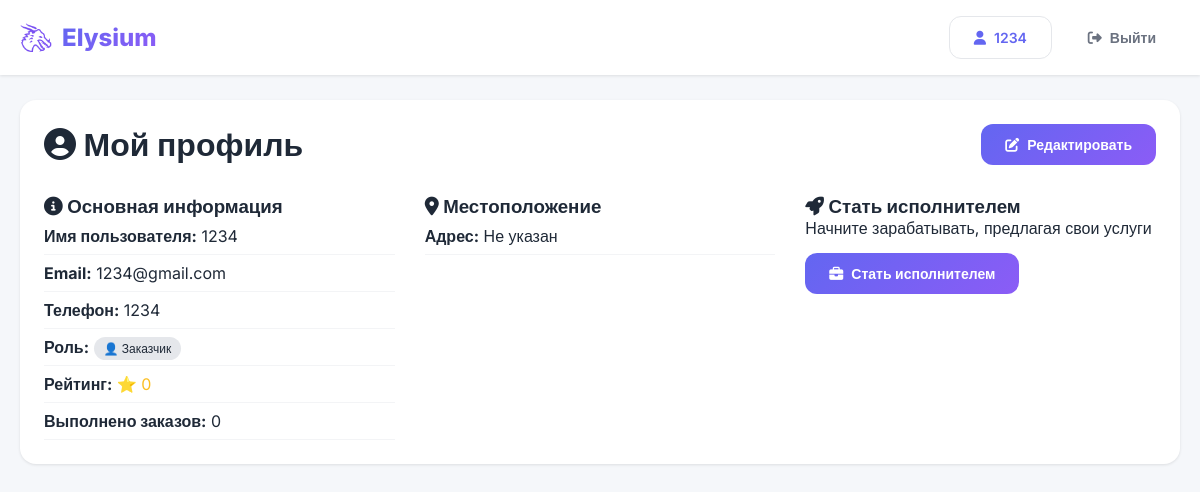
The page /profile/ (signed in) on the database as committed earlier.
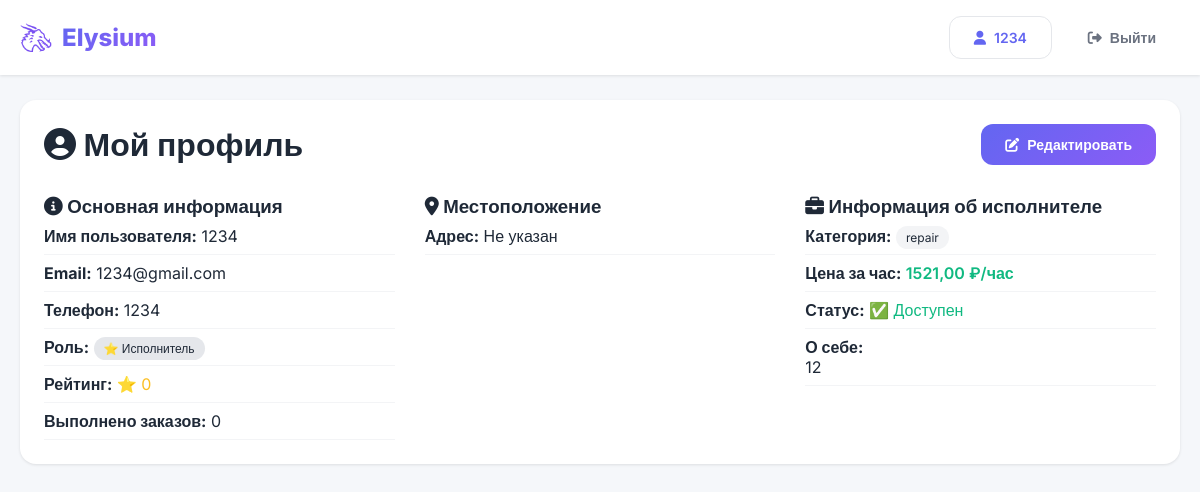
The same page on the database as committed later.
### main/models.py (models this page shows, shortened)
class Profile(models.Model):
    ROLE_CHOICES = [
        ('client', 'Заказчик'),
        ('performer', 'Исполнитель'),
    ]
    user = models.OneToOneField(User, on_delete=models.CASCADE, related_name='profile')
    phone = models.CharField(max_length=20, blank=True)
    avatar = models.ImageField(upload_to='avatars/', blank=True, null=True)
    role = models.CharField(max_length=20, choices=ROLE_CHOICES, default='client')
    latitude = models.FloatField(blank=True, null=True)
    longitude = models.FloatField(blank=True, null=True)
    address = models.CharField(max_length=500, blank=True)
    category = models.CharField(max_length=50, blank=True, null=True)
    description = models.TextField(blank=True)
    price = models.DecimalField(max_digits=10, decimal_places=2, blank=True, null=True)
    rating = models.FloatField(default=0)
    completed_orders = models.IntegerField(default=0)
    is_available = models.BooleanField(default=True)
    created_at = models.DateTimeField(auto_now_add=True)
    updated_at = models.DateTimeField(auto_now=True)

### main/views.py (the view, shortened to what this page needs)
# urls.py: path('profile/', views.profile_view, name='profile'),
@login_required
def profile_view(request):
    profile = request.user.profile
    orders_as_client = Order.objects.filter(client=request.user).order_by('-created_at')[:10]
    orders_as_performer = Order.objects.filter(performer=request.user).order_by('-created_at')[
        :10] if profile.role == 'performer' else []
    context = {
        'profile': profile,
        'orders_as_client': orders_as_client,
        'orders_as_performer': orders_as_performer,
        'categories': Profile.ROLE_CHOICES if hasattr(Profile, 'ROLE_CHOICES') else [],
    }
    return render(request, 'profile.html', context)

### templates/profile.html (shortened to what this page needs)
{% extends 'base.html' %}
{% load static %}
{% block content %}
<div class="container" style="max-width: 1200px; margin: 100px auto 40px; padding: 0 20px;">
    <div class="card">
        <div style="display: flex; justify-content: space-between; align-items: center; margin-bottom: 30px;">
            <h1><i class="fas fa-user-circle"></i> Мой профиль</h1>
            <a href="{% url 'edit_profile' %}" class="btn btn-primary">
                <i class="fas fa-edit"></i> Редактировать
            </a>
        </div>
        <div style="display: grid; grid-template-columns: repeat(auto-fit, minmax(300px, 1fr)); gap: 30px;">
            <div>
                <h3><i class="fas fa-info-circle"></i> Основная информация</h3>
                <div class="info-row">
                    <strong>Имя пользователя:</strong> {{ user.username }}
                </div>
                <div class="info-row">
                    <strong>Email:</strong> {{ user.email|default:"Не указан" }}
                </div>
                <div class="info-row">
                    <strong>Телефон:</strong> {{ profile.phone|default:"Не указан" }}
                </div>
                <div class="info-row">
                    <strong>Роль:</strong>
                    {% if profile.role == 'client' %}
                        <span class="badge">👤 Заказчик</span>
                    {% elif profile.role == 'performer' %}
                        <span class="badge">⭐ Исполнитель</span>
                    {% else %}
                        <span class="badge">{{ profile.role }}</span>
                    {% endif %}
                </div>
                <div class="info-row">
                    <strong>Рейтинг:</strong>
                    <span class="rating">⭐ {{ profile.rating|default:"0" }}</span>
                </div>
                <div class="info-row">
                    <strong>Выполнено заказов:</strong> {{ profile.completed_orders|default:"0" }}
                </div>
            </div>
            <div>
                <h3><i class="fas fa-map-marker-alt"></i> Местоположение</h3>
                <div class="info-row">
                    <strong>Адрес:</strong> {{ profile.address|default:"Не указан" }}
                </div>
            </div>
            {% if profile.role == 'performer' %}
            <div>
                <h3><i class="fas fa-briefcase"></i> Информация об исполнителе</h3>
                <div class="info-row">
                    <strong>Категория:</strong>
                    <span class="category-badge">{{ profile.category|default:"Не указана" }}</span>
                </div>
                <div class="info-row">
                    <strong>Цена за час:</strong>
                    <span class="price">{{ profile.price|default:"Договорная" }} ₽/час</span>
                </div>
                <div class="info-row">
                    <strong>Статус:</strong>
                    {% if profile.is_available %}
                        <span style="color: #10b981;">✅ Доступен</span>
                    {% else %}
                        <span style="color: #ef4444;">❌ Недоступен</span>
                    {% endif %}
                </div>
                <div class="info-row">
                    <strong>О себе:</strong>
                    <p>{{ profile.description|default:"Не указано" }}</p>
                </div>
            </div>
            {% else %}
            <div>
                <h3><i class="fas fa-rocket"></i> Стать исполнителем</h3>
                <p>Начните зарабатывать, предлагая свои услуги</p>
                <a href="{% url 'become_performer' %}" class="btn btn-primary" style="margin-top: 15px;">
                    <i class="fas fa-briefcase"></i> Стать исполнителем
                </a>
            </div>
            {% endif %}
        </div>
    </div>
</div>
{% endblock %}

### templates/base.html (shortened to what this page needs)
<!DOCTYPE html>
<html lang="ru">
<head>
    {% load static %}
    <link rel="stylesheet" href="https://cdnjs.cloudflare.com/ajax/libs/font-awesome/6.4.0/css/all.min.css">
</head>
<body>
    <header class="header">
        <div class="header-content">
            <div class="logo" onclick="location.reload()">
                <img src="{% static 'images/elysium.png' %}" alt="ElysiumFinder">
                <span>Elysium</span>
            </div>
            <div class="nav-buttons" id="navButtons">
                {% if user.is_authenticated %}
                    <a href="{% url 'profile' %}" class="btn btn-secondary">
                        <i class="fas fa-user"></i>
                        <span>{{ user.username }}</span>
                    </a>
                    <button class="btn btn-outline" onclick="logout()">
                        <i class="fas fa-sign-out-alt"></i>
                        <span>Выйти</span>
                    </button>
                {% endif %}
            </div>
        </div>
    </header>
    {% block content %}{% endblock %}
</body>
</html>

### templates/base.html (style rules this page uses)
* { margin: 0; padding: 0; box-sizing: border-box; }
body { font-family: 'Inter', sans-serif; background: #f5f7fa; color: #1f2937; overflow: hidden; height: 100vh; }
.header { position: fixed; top: 0; left: 0; right: 0; background: white; box-shadow: 0 1px 3px rgba(0,0,0,0.1); z-index: 1000; padding: 16px 0; }
.header-content { display: flex; justify-content: space-between; align-items: center; max-width: 1400px; margin: 0 auto; padding: 0 20px; }
.logo { display: flex; align-items: center; gap: 10px; cursor: pointer; }
.logo img { height: 32px; width: auto; }
.logo span { font-size: 24px; font-weight: 800; background: linear-gradient(135deg, #6366f1 0%, #8b5cf6 100%); -webkit-background-clip: text; -webkit-text-fill-color: transparent; }
.nav-buttons { display: flex; gap: 12px; align-items: center; }
.btn-outline { background: transparent; border: 1px solid #e5e7eb; color: #6b7280; }
.rating { color: #fbbf24; }
.category-badge { background: #f3f4f6; padding: 4px 10px; border-radius: 20px; font-size: 11px; }
.price { color: #10b981; font-weight: 700; }
.btn { padding: 12px 24px; border: none; border-radius: 12px; font-size: 14px; font-weight: 600; cursor: pointer; font-family: 'Inter', sans-serif; display: inline-flex; align-items: center; gap: 8px; text-decoration: none; }
.btn-primary { background: linear-gradient(135deg, #6366f1 0%, #8b5cf6 100%); color: white; }
.btn-secondary { background: white; color: #6366f1; border: 1px solid #e5e7eb; }

### templates/profile.html (style rules this page uses)
.card { background: white; border-radius: 16px; padding: 24px; box-shadow: 0 1px 3px rgba(0,0,0,0.1); }
.info-row { padding: 8px 0; border-bottom: 1px solid #f3f4f6; }
.badge { background: #e5e7eb; padding: 4px 10px; border-radius: 20px; font-size: 12px; }
.category-badge { background: #f3f4f6; padding: 4px 10px; border-radius: 20px; font-size: 12px; }
.price { color: #10b981; font-weight: 600; }
.rating { color: #fbbf24; }

Rows that differ between the two databases and show on the page:
changed Profile "Не указан": role "client" → "performer" (drawn); category (not shown) → "repair"; price (not shown) → "1521,00"; description (not shown) → "12"
Other text that changed with them:
text no longer shown: "👤 Заказчик Стать исполнителем Начните зарабатывать, предлагая свои услуги Стать исполнителем"
text now shown: "⭐ Исполнитель Информация об исполнителе Категория: Цена за час: ₽/час Статус: ✅ Доступен О себе:"
